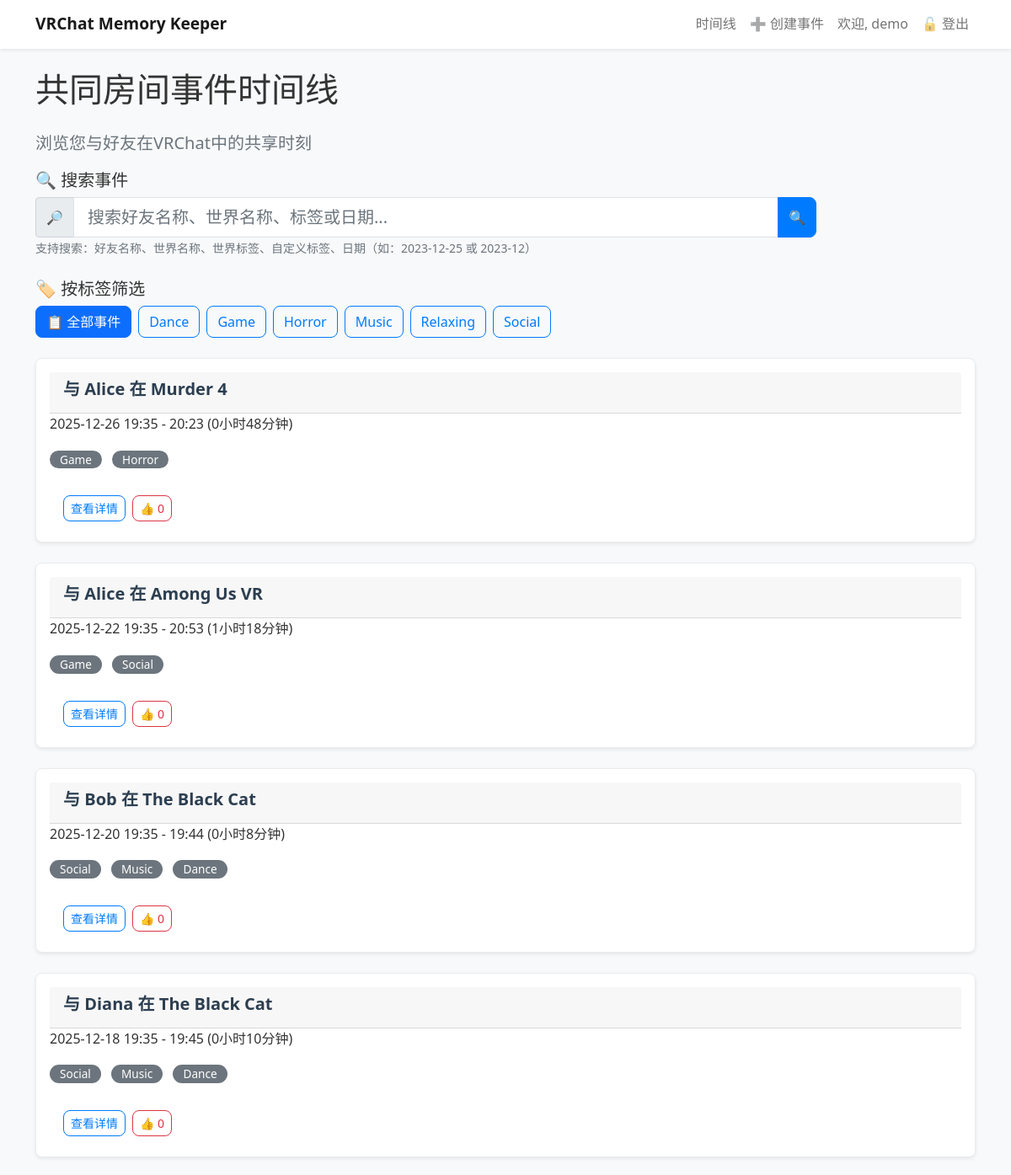
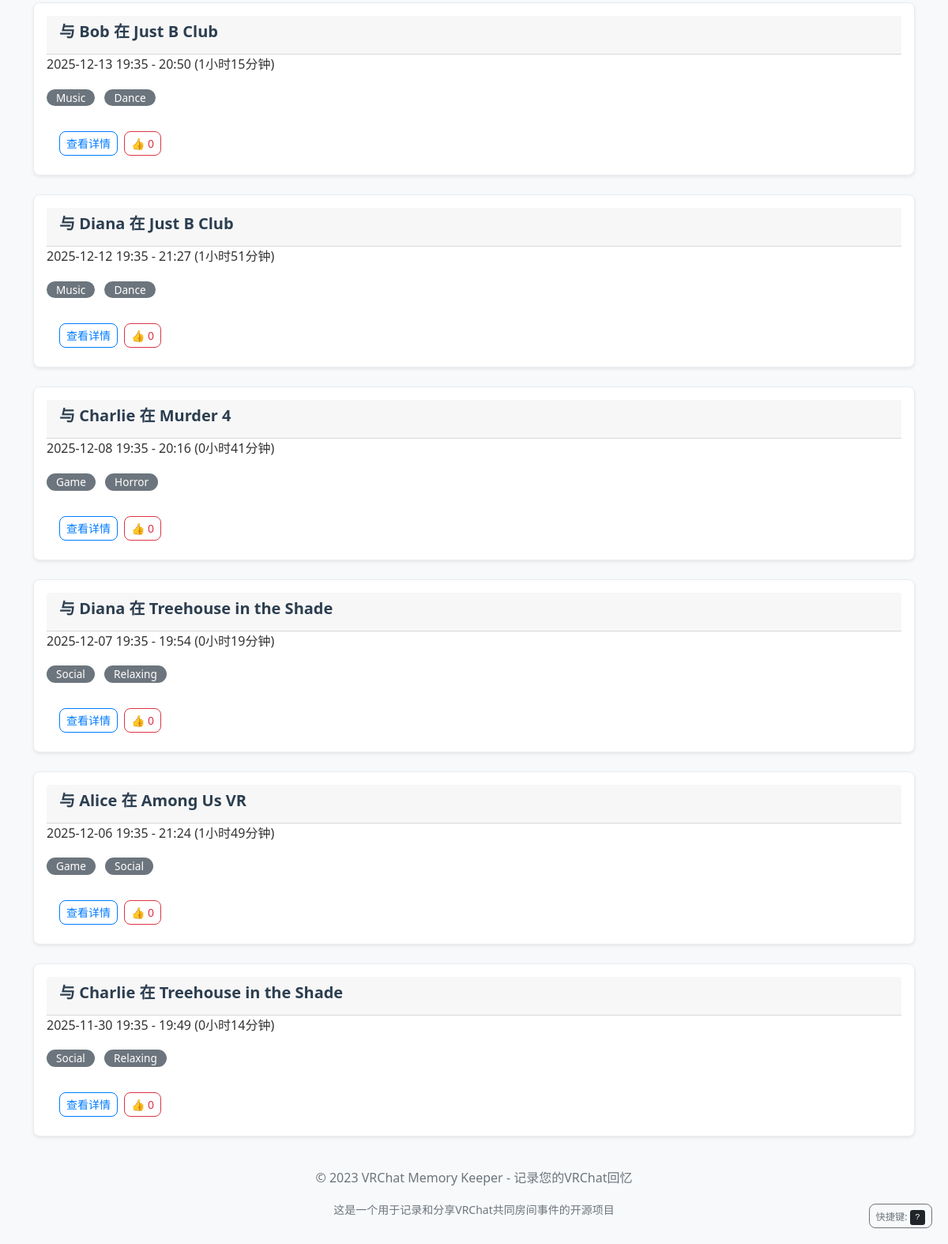
Screenshot of / (signed in) with the database file from the repository (2 pictures, top to bottom).
### app.py (models this page shows)
class User(UserMixin, db.Model):
    id = db.Column(db.Integer, primary_key=True)
    username = db.Column(db.String(80), unique=True, nullable=False)
    password_hash = db.Column(db.String(120), nullable=False)
    events = db.relationship('SharedEvent', backref='user', lazy=True)

class SharedEvent(db.Model):
    id = db.Column(db.Integer, primary_key=True)
    user_id = db.Column(db.Integer, db.ForeignKey('user.id'), nullable=False)
    world_id = db.Column(db.Integer, db.ForeignKey('world.id'), nullable=False)
    friend_name = db.Column(db.String(80), nullable=False)
    start_time = db.Column(db.DateTime, nullable=False)
    end_time = db.Column(db.DateTime)
    duration = db.Column(db.Integer)  # 持续时间（秒）
    notes = db.Column(db.Text, nullable=True)  # 事件备注
    likes = db.Column(db.Integer, default=0)  # 点赞数
    custom_tags = db.relationship(
        'EventTag',
        backref='event',
        lazy=True,  # 懒加载
        cascade='all, delete-orphan'  # 级联删除
    )

class World(db.Model):
    id = db.Column(db.Integer, primary_key=True)
    world_name = db.Column(db.String(200), nullable=False)
    world_id = db.Column(db.String(100), unique=True)
    tags = db.Column(db.Text)  # 以逗号分隔的标签字符串
    events = db.relationship('SharedEvent', backref='world', lazy=True)

### app.py (the view, shortened to what this page needs)
@app.route('/')
@login_required
def index():
    all_unique_tags = get_all_unique_tags()
    selected_tag = request.args.get('tag')
    query = SharedEvent.query.filter_by(user_id=current_user.id)
    filtered_query = filter_events_by_tag(query, selected_tag)
    search_query = request.args.get('search')
    start_date = None
    end_date = None
    if start_date:
        from datetime import datetime
        filtered_query = filtered_query.filter(
            SharedEvent.start_time >= start_date)
    if end_date:
        from datetime import timedelta
        end_datetime = end_date + timedelta(days=1)
        filtered_query = filtered_query.filter(
            SharedEvent.start_time < end_datetime)
    events = filtered_query.order_by(SharedEvent.start_time.desc()).all()
    return render_template(
        'index.html',
        events=events,
        all_tags=all_unique_tags,
        selected_tag=selected_tag,
        search_query=search_query
    )

### app.py (called while the page is built, shortened)
@login_manager.user_loader
def load_user(user_id):
    return User.query.get(int(user_id))

def get_all_unique_tags():
    world_tags = set()
    worlds = World.query.all()
    for world in worlds:
        if world.tags:
            for tag in world.tags.split(','):
                world_tags.add(tag.strip())
    event_tags = set()
    all_event_tags = EventTag.query.all()
    for tag in all_event_tags:
        event_tags.add(tag.tag_name)
    return sorted(list(world_tags.union(event_tags)))

def filter_events_by_tag(event_query, selected_tag):
    if not selected_tag:
        return event_query

### templates/index.html (shortened to what this page needs)
{% extends 'base.html' %}
{% block content %}
    <header class="page-header" role="banner">
        <h1 class="mb-4">共同房间事件时间线</h1>
        <p class="lead text-muted">浏览您与好友在VRChat中的共享时刻</p>
    </header>
    <section class="search-section mb-4" role="search" aria-labelledby="search-heading">
        <h2 id="search-heading" class="h5">🔍 搜索事件</h2>
        <form method="GET" action="{{ url_for('index') }}" class="search-form" aria-label="事件搜索表单">
            <div class="row g-3">
                <div class="col-md-10">
                    <div class="input-group">
                        <span class="input-group-text">
                            <span aria-hidden="true">🔎</span>
                        </span>
                        <input type="text" class="form-control form-control-lg" name="search"
                               placeholder="搜索好友名称、世界名称、标签或日期..."
                               aria-describedby="search-help"
                               value="{{ search_query or '' }}"
                               autocomplete="off">
                        <button type="submit" class="btn btn-primary"
                                aria-label="执行搜索">
                            <span aria-hidden="true">🔍</span>
                        </button>
                    </div>
                    <small id="search-help" class="form-text text-muted">
                        支持搜索：好友名称、世界名称、世界标签、自定义标签、日期（如：2023-12-25 或 2023-12）
                    </small>
                </div>
            </div>
        </form>
    </section>
    <section class="tag-filter-section mb-4" role="region" aria-labelledby="filter-heading">
        <h2 id="filter-heading" class="h5">🏷️ 按标签筛选</h2>
        <div class="filter-controls" role="toolbar" aria-label="标签筛选工具">
            <div class="d-flex flex-wrap gap-2" role="list" aria-label="筛选标签列表">
                {% if selected_tag %}
                    <a href="{{ url_for('index') }}" class="btn btn-primary" role="button"
                       aria-label="显示全部事件" aria-pressed="false">
                        📋 全部事件
                    </a>
                {% else %}
                    <a href="{{ url_for('index') }}" class="btn btn-outline-primary active" role="button"
                       aria-label="显示全部事件（当前选中）" aria-pressed="true">
                        📋 全部事件
                    </a>
                {% endif %}
                {% if all_tags %}
                    {% for tag in all_tags %}
                        {% if selected_tag == tag %}
                            <a href="{{ url_for('index', tag=tag) }}" class="btn btn-primary" role="button"
                               aria-label="筛选标签：{{ tag }}（当前选中）" aria-pressed="true">
                                {{ tag }}
                            </a>
                        {% else %}
                            <a href="{{ url_for('index', tag=tag) }}" class="btn btn-outline-primary" role="button"
                               aria-label="筛选标签：{{ tag }}" aria-pressed="false">
                                {{ tag }}
                            </a>
                        {% endif %}
                    {% endfor %}
                {% else %}
                    <span class="text-muted" aria-live="polite">暂无可用标签</span>
                {% endif %}
            </div>
        </div>
    </section>
    <section class="events-section" role="region" aria-labelledby="events-heading">
        {% if events %}
            <div class="row" role="list" aria-label="共同房间事件列表">
                {% for event in events %}
                    <div class="col-lg-12" role="listitem">
                        <article class="card event-card shadow-sm">
                            <div class="card-body">
                                <header class="card-header">
                                    <h3 class="card-title h5">
                                        与 <span class="friend-name">{{ event.friend_name }}</span>
                                        在 <span class="world-name">{{ event.world.world_name }}</span>
                                    </h3>
                                </header>
                                <div class="card-content">
                                    <p class="card-text event-time">
                                        <time datetime="{{ event.start_time.isoformat() }}">
                                            {{ event.start_time.strftime('%Y-%m-%d %H:%M') }}
                                        </time>
                                        -
                                        <time datetime="{{ event.end_time.isoformat() }}">
                                            {{ event.end_time.strftime('%H:%M') }}
                                        </time>
                                        <span class="duration">
                                            ({{ (event.duration // 3600) }}小时{{ (event.duration % 3600) // 60 }}分钟)
                                        </span>
                                    </p>
                                    {% if event.world.tags %}
                                        <div class="world-tags mb-2">
                                            {% for tag in event.world.tags.split(',') %}
                                                <span class="badge bg-secondary tag" aria-label="世界标签：{{ tag.strip() }}">
                                                    {{ tag.strip() }}
                                                </span>
                                            {% endfor %}
                                        </div>
                                    {% endif %}
                                </div>
                                <footer class="card-footer bg-transparent border-0 pt-3">
                                    <div class="d-flex gap-2" role="group" aria-label="事件操作">
                                        <a href="{{ url_for('event_detail', event_id=event.id) }}"
                                           class="btn btn-outline-primary btn-sm"
                                           aria-label="查看事件 {{ event.friend_name }} 在 {{ event.world.world_name }} 的详细信息">
                                            查看详情
                                        </a>
                                        <button class="like-btn btn btn-outline-danger btn-sm"
                                                data-event-id="{{ event.id }}"
                                                aria-label="为事件点赞，当前点赞数：{{ event.likes or 0 }}"
                                                aria-live="polite">
                                            👍 <span class="like-count">{{ event.likes or 0 }}</span>
                                        </button>
                                    </div>
                                </footer>
                            </div>
                        </article>
                    </div>
                {% endfor %}
            </div>
        {% endif %}
    </section>
{% endblock %}

### templates/base.html (shortened to what this page needs)
<!DOCTYPE html>
<html lang="zh-CN">
<head>
    <link href="https://cdn.jsdelivr.net/npm/bootstrap@5.1.3/dist/css/bootstrap.min.css" rel="stylesheet">
    <link href="{{ url_for('static', filename='css/main.css') }}" rel="stylesheet">
</head>
<body>
    <header role="banner">
        <nav class="navbar navbar-expand-lg navbar-light bg-white shadow-sm" role="navigation" aria-label="主导航">
            <div class="container">
                <a class="navbar-brand" href="{{ url_for('index') }}" aria-label="VRChat记忆记录器首页">
                    VRChat Memory Keeper
                </a>
                <div class="collapse navbar-collapse" id="navbarNav">
                    <div class="navbar-nav ms-auto" role="menubar">
                        {% if current_user.is_authenticated %}
                            <a class="nav-link" href="{{ url_for('index') }}" role="menuitem" aria-label="查看时间线">
                                时间线
                            </a>
                            <a class="nav-link" href="{{ url_for('create_event') }}" role="menuitem" aria-label="创建新事件">
                                ➕ 创建事件
                            </a>
                            <span class="nav-link" role="status" aria-label="当前用户">
                                欢迎, {{ current_user.username }}
                            </span>
                            <a class="nav-link" href="{{ url_for('logout') }}" role="menuitem" aria-label="退出登录">
                                🔓 登出
                            </a>
                        {% endif %}
                    </div>
                </div>
            </div>
        </nav>
    </header>
    <main class="main-content" role="main">
        <div class="container mt-4">
            {% block content %}{% endblock %}
        </div>
    </main>
    <footer class="footer mt-auto py-3 bg-light" role="contentinfo">
        <div class="container">
            <div class="text-center text-muted">
                <p>© 2023 VRChat Memory Keeper - 记录您的VRChat回忆</p>
                <p class="small">这是一个用于记录和分享VRChat共同房间事件的开源项目</p>
            </div>
        </div>
    </footer>
</body>
</html>

### static/css/main.css (style rules this page uses)
body { font-family: 'Segoe UI', Tahoma, Geneva, Verdana, sans-serif; background-color: #f8f9fa; color: #333; line-height: 1.6; }
.navbar { box-shadow: 0 2px 4px rgba(0,0,0,0.1); }
.navbar-brand { font-weight: 600; font-size: 1.2rem; }
.event-card { margin-bottom: 1.5rem; transition: transform 0.2s, box-shadow 0.2s; border-radius: 8px; overflow: hidden; }
.card-title { font-weight: 600; color: #2c3e50; margin-bottom: 0.5rem; }
.tag { margin-right: 0.5rem; margin-bottom: 0.5rem; border-radius: 12px; padding: 0.25rem 0.75rem; font-size: 0.85rem; font-weight: 500; }
.btn { border-radius: 8px; font-weight: 500; transition: all 0.2s; }
.btn-primary { background-color: #007bff; border-color: #007bff; }
.btn-outline-primary { border-color: #007bff; color: #007bff; }
.like-btn { transition: all 0.3s ease; }
.form-control { border-radius: 8px; border: 1px solid #dee2e6; transition: border-color 0.2s, box-shadow 0.2s; }
.card { border: 1px solid #e9ecef; border-radius: 8px; }
.event-card { animation: fadeIn 0.5s ease forwards; }
.event-card:nth-child(1) { animation-delay: 0.1s; }

### rows the page displays
User: username "demo"
SharedEvent: friend_name "Alice", world.world_name "Murder 4", start_time "2025-12-26 19:35", end_time "20:23", duration "0", (event.duration%3600)//60 "48", strip "Game" "Horror", likes "0"
SharedEvent: friend_name "Alice", world.world_name "Among Us VR", start_time "2025-12-22 19:35", end_time "20:53", duration "1", (event.duration%3600)//60 "18", strip "Game" "Social", likes "0"
SharedEvent: friend_name "Bob", world.world_name "The Black Cat", start_time "2025-12-20 19:35", end_time "19:44", duration "0", (event.duration%3600)//60 "8", strip "Social" "Music" "Dance", likes "0"
SharedEvent: friend_name "Diana", world.world_name "The Black Cat", start_time "2025-12-18 19:35", end_time "19:45", duration "0", (event.duration%3600)//60 "10", strip "Social" "Music" "Dance", likes "0"
SharedEvent: friend_name "Bob", world.world_name "Just B Club", start_time "2025-12-13 19:35", end_time "20:50", duration "1", (event.duration%3600)//60 "15", strip "Music" "Dance", likes "0"
SharedEvent: friend_name "Diana", world.world_name "Just B Club", start_time "2025-12-12 19:35", end_time "21:27", duration "1", (event.duration%3600)//60 "51", strip "Music" "Dance", likes "0"
SharedEvent: friend_name "Charlie", world.world_name "Murder 4", start_time "2025-12-08 19:35", end_time "20:16", duration "0", (event.duration%3600)//60 "41", strip "Game" "Horror", likes "0"
SharedEvent: friend_name "Diana", world.world_name "Treehouse in the Shade", start_time "2025-12-07 19:35", end_time "19:54", duration "0", (event.duration%3600)//60 "19", strip "Social" "Relaxing", likes "0"
SharedEvent: friend_name "Alice", world.world_name "Among Us VR", start_time "2025-12-06 19:35", end_time "21:24", duration "1", (event.duration%3600)//60 "49", strip "Game" "Social", likes "0"
SharedEvent: friend_name "Charlie", world.world_name "Treehouse in the Shade", start_time "2025-11-30 19:35", end_time "19:49", duration "0", (event.duration%3600)//60 "14", strip "Social" "Relaxing", likes "0"

### other values shown
{{ tag }} "Dance" "Game" "Horror" "Music" "Relaxing" "Social"
